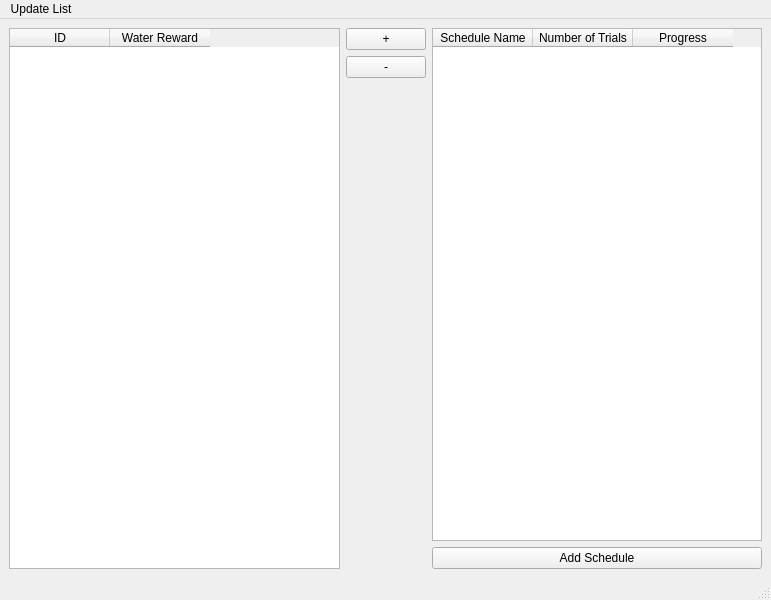
<?xml version="1.0" encoding="UTF-8"?>
<ui version="4.0">
 <class>MainWindow</class>
 <widget class="QMainWindow" name="MainWindow">
  <property name="geometry">
   <rect>
    <x>0</x>
    <y>0</y>
    <width>771</width>
    <height>600</height>
   </rect>
  </property>
  <property name="windowTitle">
   <string>MainWindow</string>
  </property>
  <widget class="QWidget" name="centralwidget">
   <layout class="QGridLayout" name="gridLayout">
    <item row="0" column="0" rowspan="4">
     <widget class="QTableWidget" name="animalTable">
      <column>
       <property name="text">
        <string>ID</string>
       </property>
      </column>
      <column>
       <property name="text">
        <string>Water Reward</string>
       </property>
      </column>
     </widget>
    </item>
    <item row="0" column="1">
     <widget class="QPushButton" name="addRowButton">
      <property name="text">
       <string>+</string>
      </property>
     </widget>
    </item>
    <item row="3" column="2">
     <widget class="QPushButton" name="addScheduleButton">
      <property name="text">
       <string>Add Schedule</string>
      </property>
     </widget>
    </item>
    <item row="1" column="1">
     <widget class="QPushButton" name="removeRowButton">
      <property name="text">
       <string>-</string>
      </property>
     </widget>
    </item>
    <item row="2" column="1" rowspan="2">
     <spacer name="verticalSpacer">
      <property name="orientation">
       <enum>Qt::Vertical</enum>
      </property>
      <property name="sizeHint" stdset="0">
       <size>
        <width>20</width>
        <height>40</height>
       </size>
      </property>
     </spacer>
    </item>
    <item row="0" column="2" rowspan="3">
     <widget class="QTableWidget" name="scheduleTable">
      <property name="editTriggers">
       <set>QAbstractItemView::NoEditTriggers</set>
      </property>
      <column>
       <property name="text">
        <string>Schedule Name</string>
       </property>
      </column>
      <column>
       <property name="text">
        <string>Number of Trials</string>
       </property>
      </column>
      <column>
       <property name="text">
        <string>Progress</string>
       </property>
      </column>
     </widget>
    </item>
   </layout>
  </widget>
  <widget class="QMenuBar" name="menubar">
   <property name="geometry">
    <rect>
     <x>0</x>
     <y>0</y>
     <width>771</width>
     <height>21</height>
    </rect>
   </property>
   <widget class="QMenu" name="menuUpdate_List">
    <property name="title">
     <string>Update List</string>
    </property>
    <addaction name="actionUpdate"/>
   </widget>
   <addaction name="menuUpdate_List"/>
  </widget>
  <widget class="QStatusBar" name="statusbar"/>
  <action name="actionUpdate">
   <property name="text">
    <string>Confirm</string>
   </property>
  </action>
 </widget>
 <resources/>
 <connections/>
</ui>
